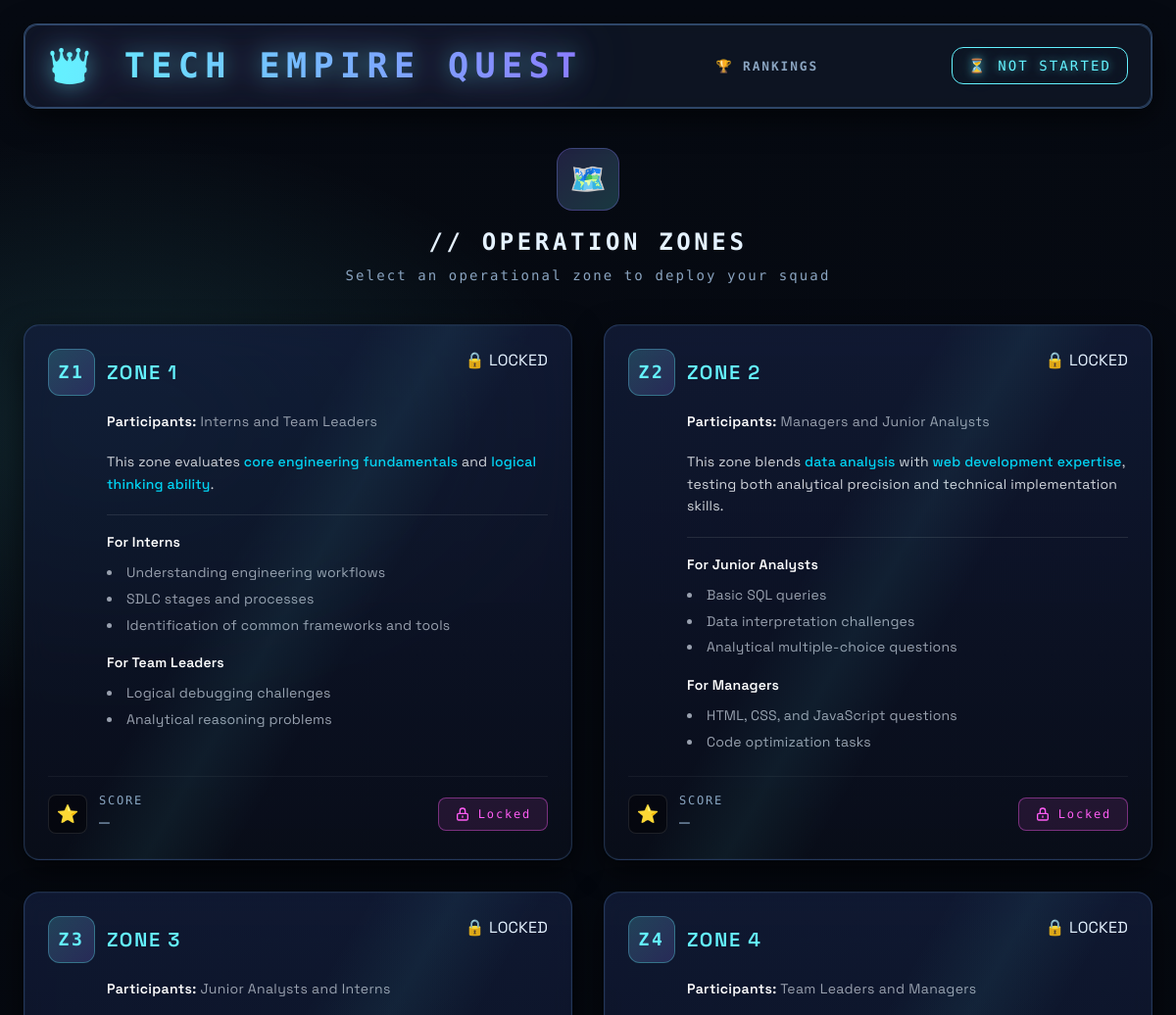
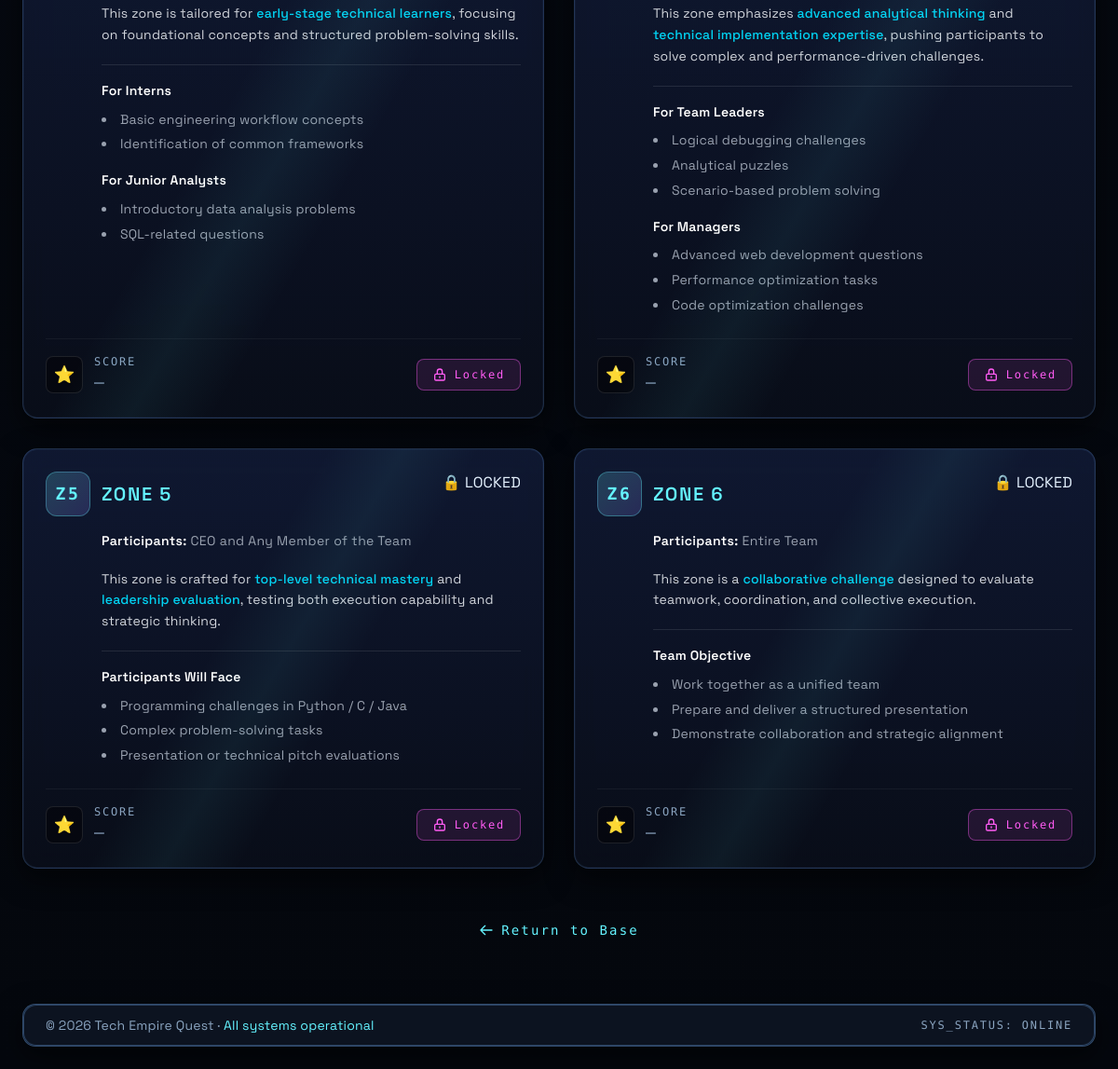
/zones/ (signed in), run on the app's committed database (2 pictures, top to bottom).
### app/models.py (models this page shows, shortened)
class Zone(models.Model):
    title = models.CharField(max_length=100)
    description = models.TextField(blank=True)

### app/views.py (the view)
# urls.py: path("zones/", views.zones_view, name="zones"),
@login_required(login_url="/login/")
def zones_view(request):
    team = request.user.team
    zones = Zone.objects.all()
    print(f"DEBUG: Found {zones.count()} zones for team {team.name}")
    attempts = (
        ZoneAttempt.objects
        .filter(team=team)
        .select_related("zone")
    )
    attempts_by_zone = {}
    for attempt in attempts:
        attempts_by_zone.setdefault(attempt.zone_id, []).append(attempt)
    access_by_zone = (
        ZoneAttemptAccess.objects
        .filter(team=team, is_used=False)
        .values_list("zone_id", flat=True)
    )
    access_zone_ids = set(access_by_zone)
    score_obj = getattr(team, "score", None)
    for zone in zones:
        zone_attempts = attempts_by_zone.get(zone.id, [])
        zone.has_active = any(a.status == "ACTIVE" for a in zone_attempts)
        zone.has_completed = any(a.status == "COMPLETED" for a in zone_attempts)
        zone.has_access = zone.id in access_zone_ids
        if score_obj:
            zone.score = getattr(score_obj, f"zone{zone.id}", 0)
        else:
            zone.score = 0
        if zone.has_active:
            zone.can_enter = True
        elif zone.has_completed:
            zone.can_enter = zone.has_access
        else:
            zone.can_enter = zone.has_access
    print(f"DEBUG: Passing {len(zones)} zones to template")
    for z in zones:
        print(f"  Zone {z.id}: {z.title} - Active:{getattr(z, 'has_active', None)} Completed:{getattr(z, 'has_completed', None)} CanEnter:{getattr(z, 'can_enter', None)}")
    return render(request, "zones.html", {
        "zones": zones,
    })

### app/templates/zones.html (shortened to what this page needs)
{% extends 'base.html' %}
{% block content %}
<section class="max-w-6xl mx-auto space-y-8 md:space-y-10">
  <div class="text-center animate-fade-in-up">
    <div
      class="inline-flex items-center justify-center w-16 h-16 rounded-2xl bg-gradient-to-br from-[var(--neon-purple)]/20 to-[var(--neon-cyan)]/20 border border-[var(--neon-purple)]/30 mb-4">
      <span class="text-3xl">🗺️</span>
    </div>
    <h2 class="mono text-xl md:text-2xl tracking-widest gradient-text font-bold">
      // OPERATION ZONES
    </h2>
    <p class="mono text-sm text-[var(--text-muted)] tracking-wider mt-2">
      Select an operational zone to deploy your squad
    </p>
  </div>
  <ul class="grid md:grid-cols-2 gap-6 md:gap-8">
    {% for zone in zones %}
    <li role="article" aria-labelledby="zone-title-{{ zone.id }}"
      class="panel card hud flex flex-col justify-between animate-fade-in-up">
      <div class="space-y-4">
        <div class="flex items-start justify-between gap-4">
          <div class="flex items-center gap-3">
            <div
              class="w-12 h-12 rounded-xl bg-gradient-to-br from-[var(--neon-cyan)]/20 to-[var(--neon-purple)]/20 border border-[var(--neon-cyan)]/30 flex items-center justify-center">
              <span class="mono text-lg font-bold text-[var(--neon-cyan)]">Z{{ zone.id }}</span>
            </div>
            <h3 id="zone-title-{{ zone.id }}"
              class="text-lg md:text-xl tracking-widest text-[var(--neon-cyan)] font-semibold">
              {{ zone.title }}
            </h3>
          </div>
          {% if zone.has_active %}
          <span class="status-indicator status-active">
            ACTIVE
          </span>
          {% elif zone.has_completed %}
          <span class="status-indicator status-completed">
            ✓ DONE
          </span>
          {% elif not zone.can_enter %}
          <span class="status-indicator status-locked">
            🔒 LOCKED
          </span>
          {% endif %}
        </div>
        <div class="text-sm text-[var(--text-muted)] leading-relaxed pl-15">
          {{ zone.description|safe }}
        </div>
      </div>
      <div class="mt-6 pt-4 border-t border-white/5 flex items-center justify-between gap-4">
        <div class="flex items-center gap-3">
          <div class="w-10 h-10 rounded-lg bg-black/40 border border-white/10 flex items-center justify-center">
            <span class="text-lg">⭐</span>
          </div>
          <div>
            <p class="mono text-xs text-[var(--text-muted)] tracking-widest">SCORE</p>
            {% if zone.score %}
            <p class="mono text-lg font-bold text-[var(--neon-cyan)]">{{ zone.score }}</p>
            {% else %}
            <p class="mono text-lg text-[var(--text-muted)]">—</p>
            {% endif %}
          </div>
        </div>
        <div class="flex items-center gap-3">
          {% if zone.has_completed %}
          {% if zone.can_enter %}
          <a href="{% url 'enter_zone' %}" aria-label="Re-enter {{ zone.title }}" class="btn mono group">
            <svg class="w-4 h-4 transition-transform group-hover:rotate-180" fill="none" stroke="currentColor"
              viewBox="0 0 24 24">
              <path stroke-linecap="round" stroke-linejoin="round" stroke-width="2"
                d="M4 4v5h.582m15.356 2A8.001 8.001 0 004.582 9m0 0H9m11 11v-5h-.581m0 0a8.003 8.003 0 01-15.357-2m15.357 2H15" />
            </svg>
            Re-Enter
          </a>
          {% else %}
          <span
            class="mono text-xs px-4 py-2 rounded-lg border border-[var(--success)]/30 text-[var(--success)] bg-[var(--success)]/10">
            ✓ Completed
          </span>
          {% endif %}
          {% else %}
          {% if zone.can_enter %}
          <a href="{% url 'enter_zone' %}" aria-label="Enter {{ zone.title }}" class="btn mono group">
            <svg class="w-4 h-4 transition-transform group-hover:translate-x-1" fill="none" stroke="currentColor"
              viewBox="0 0 24 24">
              <path stroke-linecap="round" stroke-linejoin="round" stroke-width="2" d="M13 7l5 5m0 0l-5 5m5-5H6" />
            </svg>
            Enter Zone
          </a>
          {% else %}
          <span
            class="mono text-xs px-4 py-2 rounded-lg border border-[var(--neon-pink)]/40 text-[var(--neon-pink)] bg-[var(--neon-pink)]/10 flex items-center gap-2">
            <svg class="w-4 h-4" fill="none" stroke="currentColor" viewBox="0 0 24 24">
              <path stroke-linecap="round" stroke-linejoin="round" stroke-width="2"
                d="M12 15v2m-6 4h12a2 2 0 002-2v-6a2 2 0 00-2-2H6a2 2 0 00-2 2v6a2 2 0 002 2zm10-10V7a4 4 0 00-8 0v4h8z" />
            </svg>
            Locked
          </span>
          {% endif %}
          {% endif %}
        </div>
      </div>
    </li>
    {% endfor %}
  </ul>
  <div class="text-center pt-4 animate-fade-in" style="animation-delay: 0.5s;">
    <a href="{% url 'index' %}"
      class="mono text-sm tracking-widest text-[var(--neon-cyan)] hover:underline inline-flex items-center gap-2 group">
      <svg class="w-4 h-4 transition-transform group-hover:-translate-x-1" fill="none" stroke="currentColor"
        viewBox="0 0 24 24">
        <path stroke-linecap="round" stroke-linejoin="round" stroke-width="2" d="M10 19l-7-7m0 0l7-7m-7 7h18" />
      </svg>
      Return to Base
    </a>
  </div>
</section>
{% endblock %}

### app/static/css/main.css (style rules this page uses)
:root { --bg: #070b12; --panel-bg: rgba(16, 24, 39, 0.75); --panel-border: rgba(120, 180, 255, 0.35); --neon-cyan: #64f3ff; --neon-pink: #ff5cf4; --neon-purple: #8b7cff; --text-main: #e5f2ff; --text-muted: #8aa4c0; --ink-black: #0a0f18; }
* { box-sizing: border-box; }
html, body { height: 100%; }
body { margin: 0; background: radial-gradient(1200px 600px at 80% -20%, rgba(139, 124, 255, 0.15), transparent 60%), radial-gradient(800px 500px at 10% 20%, rgba(100, 243, 255, 0.12), transparent 60%), linear-gradient(180deg, #060a12 0%, #04070d 100%); color: var(--text-main); font-family: 'Space Grotesk', system-ui, sans-serif; background-repeat: no-repeat; background-attachment: fixed; letter-spacing: 0.2px; overflow-x: hidden; }
h1, h2, h3 { letter-spacing: 0.08em; text-transform: uppercase; }
.mono { font-family: 'Kode Mono', monospace; letter-spacing: 0.15em; }
.panel { background: var(--panel-bg); backdrop-filter: blur(12px) saturate(140%); -webkit-backdrop-filter: blur(12px) saturate(140%); border: 1px solid var(--panel-border); border-radius: 14px; box-shadow: 0 0 0 1px rgba(120, 180, 255, 0.05) inset, 0 10px 30px rgba(0, 0, 0, 0.6); position: relative; overflow: hidden; }
.panel::after { content: ""; position: absolute; inset: 0; border-radius: inherit; pointer-events: none; box-shadow: inset 0 0 0 1px rgba(120, 180, 255, 0.25), 0 0 30px rgba(100, 243, 255, 0.08); }
.card { padding: 1.5rem; border-radius: 16px; background: linear-gradient(180deg, rgba(20, 30, 60, 0.75), rgba(10, 14, 26, 0.85)); border: 1px solid rgba(120, 180, 255, 0.2); position: relative; overflow: hidden; }
.card::before { content: ""; position: absolute; inset: 0; background: linear-gradient(120deg, transparent 40%, rgba(100, 243, 255, 0.15), transparent 60%); opacity: 0.4; pointer-events: none; }
.hud { position: relative; }
.hud::after { content: ""; position: absolute; inset: -2px; border: 1px dashed rgba(100, 243, 255, 0.25); border-radius: inherit; pointer-events: none; }
a { color: var(--neon-cyan); text-decoration: none; }

### data on the page
Zone: id "1", title "ZONE 1", shows "🔒 LOCKED", description "Participants: Interns and Team Leaders This zone evaluates core engineering fundamentals and logical thinking ability . For Interns Understanding engineering workflows SDLC stages and processes Identification of common frameworks and tools For Team Leaders Logical debugging challenges Analytical reasoning problems", shows "Locked"
Zone: id "2", title "ZONE 2", shows "🔒 LOCKED", description "Participants: Managers and Junior Analysts This zone blends data analysis with web development expertise , testing both analytical precision and technical implementation skills. For Junior Analysts Basic SQL queries Data interpretation challenges Analytical multiple-choice questions For Managers HTML, CSS, and JavaScript questions Code optimization tasks", shows "Locked"
Zone: id "3", title "ZONE 3", shows "🔒 LOCKED", description "Participants: Junior Analysts and Interns This zone is tailored for early-stage technical learners , focusing on foundational concepts and structured problem-solving skills. For Interns Basic engineering workflow concepts Identification of common frameworks For Junior Analysts Introductory data analysis problems SQL-related questions", shows "Locked"
Zone: id "4", title "ZONE 4", shows "🔒 LOCKED", description "Participants: Team Leaders and Managers This zone emphasizes advanced analytical thinking and technical implementation expertise , pushing participants to solve complex and performance-driven challenges. For Team Leaders Logical debugging challenges Analytical puzzles Scenario-based problem solving For Managers Advanced web development questions Performance optimization tasks Code optimization challenges", shows "Locked"
Zone: id "5", title "ZONE 5", shows "🔒 LOCKED", description "Participants: CEO and Any Member of the Team This zone is crafted for top-level technical mastery and leadership evaluation , testing both execution capability and strategic thinking. Participants Will Face Programming challenges in Python / C / Java Complex problem-solving tasks Presentation or technical pitch evaluations", shows "Locked"
Zone: id "6", title "ZONE 6", shows "🔒 LOCKED", description "Participants: Entire Team This zone is a collaborative challenge designed to evaluate teamwork, coordination, and collective execution. Team Objective Work together as a unified team Prepare and deliver a structured presentation Demonstrate collaboration and strategic alignment", shows "Locked"
